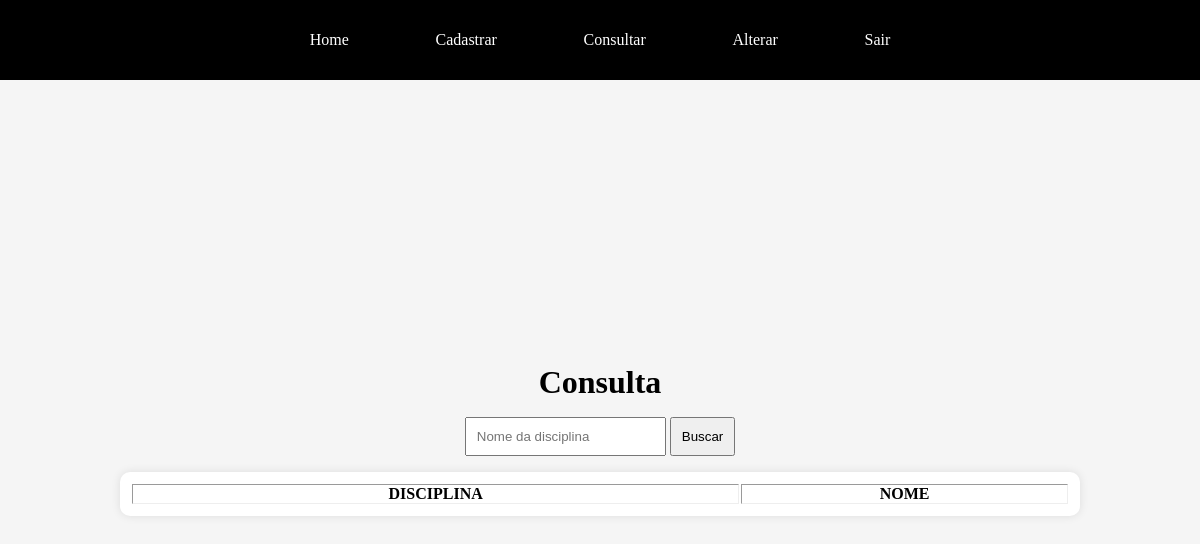
The page /site/acess/prof/consulta/assunto/consultar.php on the database as committed earlier.
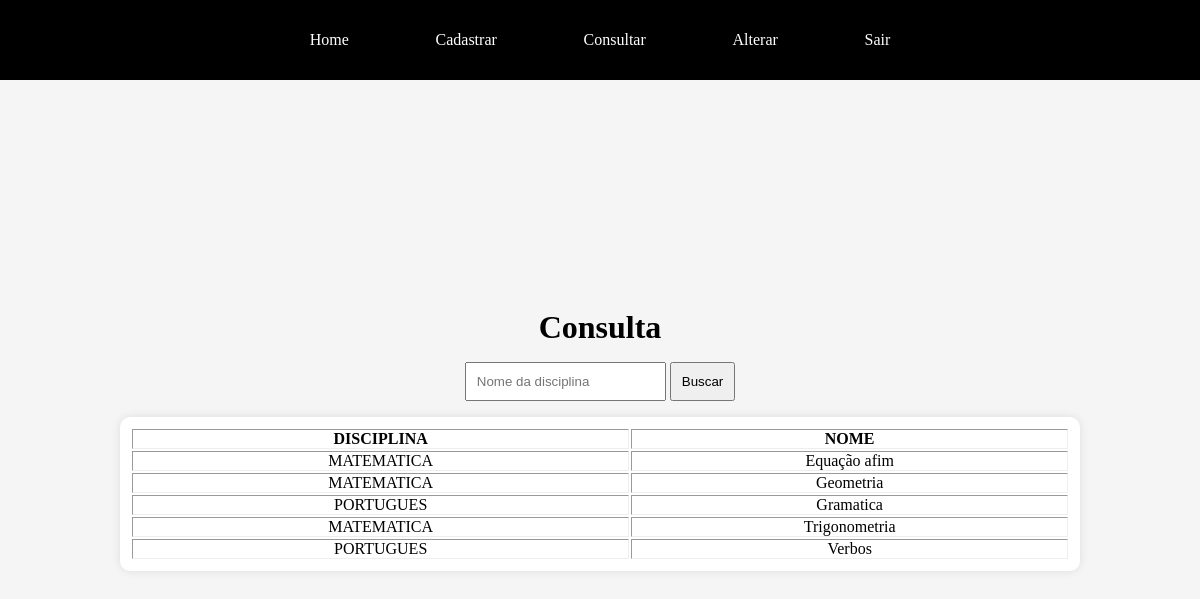
The same page on the database as committed later.
### tables this page shows
CREATE TABLE `assunto` (
  `disciplina` varchar(60) NOT NULL,
  `nome` varchar(60) NOT NULL
);

### site/acess/prof/consulta/assunto/consultar.php (the view, shortened to what this page needs)
<!DOCTYPE html>
<html lang="pt-BR">
<head>
  <link rel="stylesheet" href="../../../../css/acess/consulta.css">
  <?php
    require "../../../../conexao.php";
    $sql = "SELECT * FROM assunto";
    $result = mysqli_query($conn, $sql);
  ?>
</head>
<body>
  <header>
    <nav class="menu">
      <a href="../../home.php" class="menu-item"><span>Home</span></a>
      <a href="../../cadastrar.php" class="menu-item"><span>Cadastrar</span></a>
      <a href="../../consultar.php" class="menu-item"><span>Consultar</span></a>
      <a href="../../alterar.php" class="menu-item"><span>Alterar</span></a>
      <a href="../../../../index.php" class="menu-item"><span>Sair</span></a>
    </nav>
  </header>
  <main>
    <h1>Consulta</h1>
    <form action="busca.php" method="post" class="busca">
      <input type="text" name="nome" placeholder="Nome da disciplina" required>
      <button type="submit">Buscar</button>
    </form>
    <table border="1px" class='lista'>
      <thead>
        <th>DISCIPLINA</th>
        <th>NOME</th>
      </thead>
      <tbody>
        <?php
          while ($row = mysqli_fetch_assoc($result)) {
            echo "<tr>
              <td>{$row['disciplina']}</td>
              <td>{$row['nome']}</td>
            </tr>";
          }
        ?>
      </tbody>
    </table>
  </main>
</body>
</html>

### site/css/acess/consulta.css (style rules this page uses)
main { display: flex; justify-content: center; align-items: center; width: 100%; height: calc(100vh - 80px); flex-direction: column; gap: 1rem; text-align: center; background-color: whitesmoke; position: relative; }
input { padding: 10px; }
button { padding: 10px; cursor: pointer; }
.lista { border: none; padding: 10px; background-color: white; box-shadow: 0 0 10px rgba(0,0,0,0.1); width: 80%; border-radius: 10px; }

### site/css/acess/header.css (style rules this page uses)
* { margin: 0; padding: 0; box-sizing: border-box; text-decoration: none; }
header { width: 100%; height: 80px; background-color: black; color: white; box-shadow: 0 0 10px rgba(0,0,0,0.1); display: flex; justify-content: center; align-items: center; }
.menu { display: flex; justify-content: center; gap: 20%; }
.menu > a { color: white; position: relative; padding: 10px; }
.menu > a::after { content: ''; position: absolute; width: 0; left: 0; bottom: 0; height: 2px; background-color: white; transition: width .3s ease; }

Rows that differ between the two databases and show on the page:
added assunto: disciplina "MATEMATICA", nome "Equação afim"
added assunto: disciplina "MATEMATICA", nome "Geometria"
added assunto: disciplina "PORTUGUES", nome "Gramatica"
added assunto: disciplina "MATEMATICA", nome "Trigonometria"
added assunto: disciplina "PORTUGUES", nome "Verbos"
